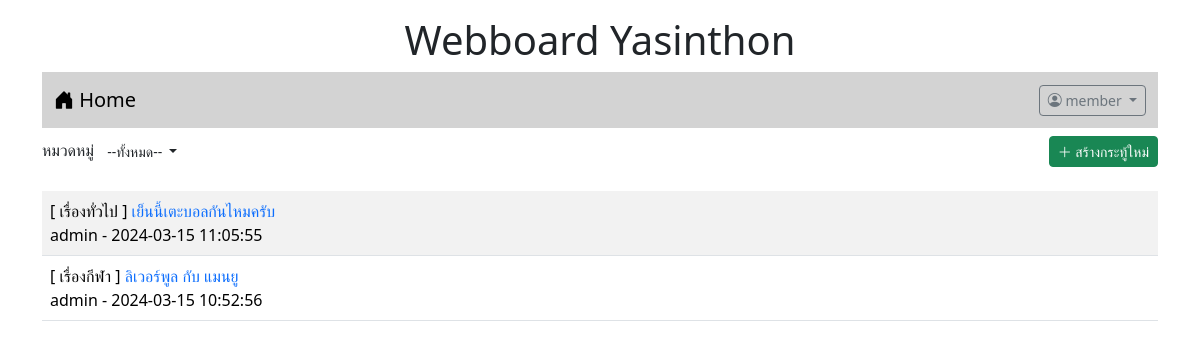
/index.php (signed in), run on the app's committed database.
### tables this page shows
CREATE TABLE `post` (
  `id` int(11) NOT NULL,
  `title` varchar(128) NOT NULL,
  `content` varchar(2048) NOT NULL,
  `post_date` datetime NOT NULL,
  `cat_id` int(11) NOT NULL,
  `user_id` int(11) NOT NULL
);

CREATE TABLE `category` (
  `id` int(11) NOT NULL,
  `name` varchar(32) NOT NULL
);

CREATE TABLE `user` (
  `id` int(11) NOT NULL,
  `login` varchar(32) NOT NULL,
  `password` varchar(64) NOT NULL,
  `name` varchar(64) NOT NULL,
  `gender` char(1) NOT NULL,
  `email` varchar(32) NOT NULL,
  `role` char(1) NOT NULL
);

### index.php (the view, shortened to what this page needs)
<!DOCTYPE html>
<html lang="en">
<head>
    <link rel="stylesheet" href="bootstrap-5.3.2-dist/css/bootstrap.min.css">
    <link rel="stylesheet" href="https://cdn.jsdelivr.net/npm/bootstrap-icons@1.11.3/font/bootstrap-icons.min.css">
</head>
<div class = "container-lg">
<h1 style="text-align: center"class="mt-3">Webboard Yasinthon</h1>
</div>
<body class="container">
    <?php include('nav.php')?>
    <div class="my-2 d-flex justify-content-between">
        <div>
            <lable>หมวดหมู่</lable>
            <span class="dropdown">
                <?php
                    $conn=new PDO("mysql:host=localhost;dbname=webboard;charset=utf8","root","");
                ?>
                <button class="btn btn-white-50 btn-sm dropdown-toggle" type="button" data-bs-toggle="dropdown"
                    aria-expanded="false">
                        <?php
                        if(isset($_GET['id'])){
                        $sql="SELECT name FROM category WHERE id=$_GET[id]";
                        foreach($conn->query($sql)as $row)
                        echo "$row[name]";
                        }else{
                            echo "--ทั้งหมด--";
                        }
                        ?>
                </button>
                    <?php
                        $sql="SELECT * FROM category";
                    ?>
            </span>
        </div>
        <div>
            <?php if (isset($_SESSION['id'])) { ?>
                <a href="newpost.php" class="btn btn-success btn-sm"><i class="bi bi-plus-lg"></i> สร้างกระทู้ใหม่</a>
            <?php } ?>
        </div>
    </div>
    <table class="table table-striped mt-4 ">
        <?php
        $conn=new PDO("mysql:host=localhost;dbname=webboard;charset=utf8","root","");
        if(isset($_GET['id'])){
            $sql="SELECT t3.name,t1.title,t1.id,t2.login,t1.post_date,t2.id as 'user_id' FROM post as t1
            INNER JOIN user as t2 ON (t1.user_id=t2.id)
            INNER JOIN category as t3 ON (t1.cat_id=t3.id)
            WHERE t1.cat_id=$_GET[id]
            ORDER BY t1.post_date DESC" ;
        }else{
            $sql="SELECT t3.name,t1.title,t1.id,t2.login,t1.post_date,t2.id as 'user_id' FROM post as t1
            INNER JOIN user as t2 ON (t1.user_id=t2.id)
            INNER JOIN category as t3 ON (t1.cat_id=t3.id)
            ORDER BY t1.post_date DESC" ;
        }
        $result=$conn->query($sql);
        while($row=$result->fetch()){
            echo "<tr><td class='d-flex'>
            <div class='flex-grow-1'>[ $row[0] ]<a href=post.php?id=$row[2]
            style=text-decoration:none> $row[1]</a><br>$row[3] - $row[4]</div>";
        }
        ?>
    </table>
</body>
</html>

### data on the page
post: category.name "เรื่องทั่วไป", title "เย็นนี้เตะบอลกันไหมครับ", user.login "admin", post_date "2024-03-15 11:05:55"
post: category.name "เรื่องกีฬา", title "ลิเวอร์พูล กับ แมนยู", user.login "admin", post_date "2024-03-15 10:52:56"

### other printed values
$_SESSION['username'] "member"
